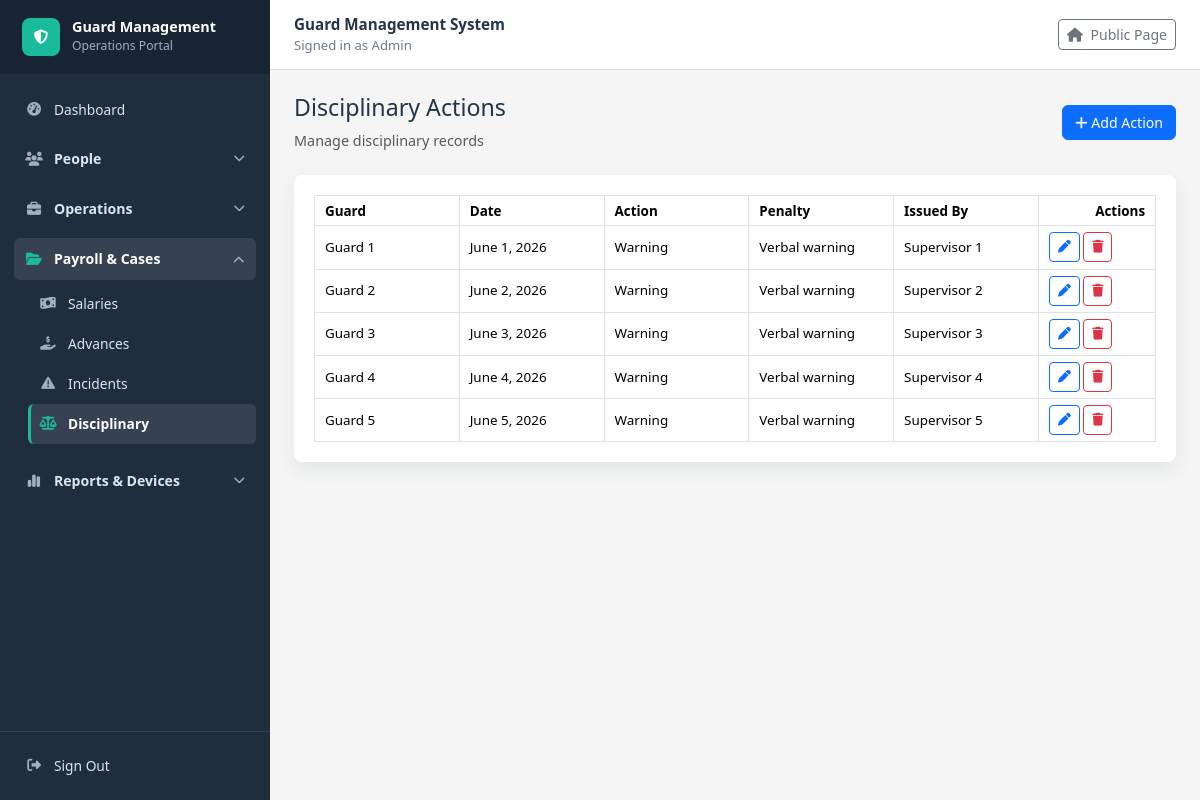
The page /disciplinary-actions/ (signed in) on the database its author committed.
### guardmanagementsystem/models.py (models this page shows, shortened)
class DisciplinaryAction(models.Model):
    ACTION_TYPE_CHOICES = [
        ('Warning', 'Warning'),
        ('Suspension', 'Suspension'),
        ('Fine', 'Fine'),
        ('Dismissal', 'Dismissal'),
        ('Other', 'Other'),
    ]
    disciplinary_id = models.AutoField(primary_key=True)
    guard = models.ForeignKey(
        Guard,
        on_delete=models.CASCADE,
        related_name='disciplinary_actions'
    )
    action_date = models.DateField()
    action_type = models.CharField(max_length=50, choices=ACTION_TYPE_CHOICES)
    description = models.TextField()
    penalty = models.CharField(max_length=200, null=True, blank=True)
    issued_by = models.ForeignKey(
        Supervisor,
        on_delete=models.SET_NULL,
        null=True,
        blank=True,
        related_name='issued_disciplinary_actions'
    )

class Guard(models.Model):
    STATUS_CHOICES = [
        ('Active', 'Active'),
        ('Inactive', 'Inactive'),
        ('Suspended', 'Suspended'),
        ('Terminated', 'Terminated'),
    ]
    guard_id = models.AutoField(primary_key=True)
    guard_number = models.CharField(max_length=20, unique=True, null=True, blank=True, editable=False)
    rfid_card_number = models.CharField(max_length=50, unique=True, null=True, blank=True)
    full_name = models.CharField(max_length=100)
    date_of_birth = models.DateField()
    phone = models.CharField(max_length=20)
    email = models.EmailField(unique=True)
    address = models.TextField()
    date_of_joining = models.DateField(auto_now= True)
    status = models.CharField(max_length=20, choices=STATUS_CHOICES, default='Active')
    daily_rate = models.DecimalField(max_digits=12, decimal_places=2, default=7000)
    def __str__(self):
        return self.full_name

class Supervisor(models.Model):
    supervisor_id = models.AutoField(primary_key=True)
    supervisor_number = models.CharField(max_length=20, unique=True, null=True, blank=True, editable=False)
    guard_id = models.ForeignKey(Guard,on_delete=models.CASCADE)
    full_name = models.CharField(max_length=100)
    phone = models.CharField(max_length=20)
    email = models.EmailField(unique=True)
    designation = models.CharField(max_length=100)
    daily_rate = models.DecimalField(max_digits=12, decimal_places=2, default=10500)

### guardmanagementsystem/views.py (the view)
# urls.py: path("disciplinary-actions/", views.disciplinary_action_list, name="disciplinary_action_list"),
@login_required
def disciplinary_action_list(request):
    disciplinary_actions = DisciplinaryAction.objects.select_related(
        "guard", "issued_by"
    ).all()
    return show_records(
        request,
        disciplinary_actions,
        "guardmanagementsystem/disciplinary_action_list.html",
        "disciplinary_actions"
    )

### guardmanagementsystem/templates/guardmanagementsystem/disciplinary_action_list.html
{% extends "guardmanagementsystem/base.html" %}
{% block content %}
<div class="d-flex justify-content-between align-items-center mb-4">
    <div>
        <h2>Disciplinary Actions</h2>
        <p class="text-muted mb-0">Manage disciplinary records</p>
    </div>
    <a href="{% url 'disciplinary_action_add' %}" class="btn btn-primary">
        <i class="fa fa-plus"></i> Add Action
    </a>
</div>
<div class="table-card">
    <div class="table-responsive">
        <table class="table table-hover table-bordered align-middle mb-0 export-table" data-export-title="Disciplinary Actions">
            <thead>
                <tr>
                    <th>Guard</th>
                    <th>Date</th>
                    <th>Action</th>
                    <th>Penalty</th>
                    <th>Issued By</th>
                    <th class="text-end">Actions</th>
                </tr>
            </thead>
            <tbody>
                {% for disciplinary_action in disciplinary_actions %}
                    <tr>
                        <td>{{ disciplinary_action.guard }}</td>
                        <td>{{ disciplinary_action.action_date }}</td>
                        <td>{{ disciplinary_action.action_type }}</td>
                        <td>{{ disciplinary_action.penalty|default:"-" }}</td>
                        <td>{{ disciplinary_action.issued_by|default:"-" }}</td>
                        <td>
                            <div class="action-buttons">
                                <a href="{% url 'disciplinary_action_edit' disciplinary_action.disciplinary_id %}" class="btn btn-sm btn-outline-primary">
                                    <i class="fa fa-pen"></i>
                                </a>
                                <a href="{% url 'disciplinary_action_delete' disciplinary_action.disciplinary_id %}" class="btn btn-sm btn-outline-danger">
                                    <i class="fa fa-trash"></i>
                                </a>
                            </div>
                        </td>
                    </tr>
                {% empty %}
                    <tr>
                        <td colspan="6" class="text-center text-muted py-4">No disciplinary actions found.</td>
                    </tr>
                {% endfor %}
            </tbody>
        </table>
    </div>
</div>
{% endblock %}

### guardmanagementsystem/templates/guardmanagementsystem/base.html (shortened to what this page needs)
<!doctype html>
<html lang="en">
<head>
    <link href="https://cdn.jsdelivr.net/npm/bootstrap@5.3.3/dist/css/bootstrap.min.css" rel="stylesheet">
    <link href="https://cdnjs.cloudflare.com/ajax/libs/font-awesome/6.5.2/css/all.min.css" rel="stylesheet">
</head>
<body>
    {% with current_url=request.resolver_match.url_name %}
    <div class="app-layout">
        <aside class="sidebar">
            <div class="d-flex align-items-center justify-content-between">
                <a class="sidebar-brand flex-grow-1" href="{% url 'dashboard' %}">
                    <span class="brand-mark"><i class="fa fa-shield-halved"></i></span>
                    <span>
                        <span class="brand-title">Guard Management</span>
                        <span class="brand-subtitle">Operations Portal</span>
                    </span>
                </a>
            </div>
            <nav id="sidebarNav" class="sidebar-nav collapse d-lg-block">
                <a class="sidebar-link {% if current_url == 'dashboard' %}active{% endif %}" href="{% url 'dashboard' %}">
                    <i class="fa fa-gauge-high"></i> Dashboard
                </a>
                <div class="sidebar-module">
                    <button class="module-toggle" type="button" data-bs-toggle="collapse" data-bs-target="#peopleModule" aria-controls="peopleModule" aria-expanded="{% if current_url in 'supervisor_list supervisor_add supervisor_edit supervisor_delete guard_list guard_add guard_edit guard_delete client_list client_add client_edit client_delete' %}true{% else %}false{% endif %}">
                        <span class="module-title"><i class="fa fa-users"></i> People</span>
                        <i class="fa fa-chevron-down module-chevron"></i>
                    </button>
                </div>
                <div class="sidebar-module">
                    <button class="module-toggle" type="button" data-bs-toggle="collapse" data-bs-target="#operationsModule" aria-controls="operationsModule" aria-expanded="{% if current_url in 'deployment_list deployment_add deployment_edit deployment_delete program_guard attendance_list attendance_add attendance_edit attendance_delete shift_list shift_add shift_edit shift_delete shift_import schedule_csv_template asset_list asset_add asset_edit asset_delete' %}true{% else %}false{% endif %}">
                        <span class="module-title"><i class="fa fa-briefcase"></i> Operations</span>
                        <i class="fa fa-chevron-down module-chevron"></i>
                    </button>
                </div>
                <div class="sidebar-module">
                    <button class="module-toggle" type="button" data-bs-toggle="collapse" data-bs-target="#payrollCasesModule" aria-controls="payrollCasesModule" aria-expanded="{% if current_url in 'salary_list salary_add salary_edit salary_delete salary_payslip_general salary_payslip_individual advance_request_list advance_request_add advance_request_edit advance_request_delete incident_list incident_add incident_edit incident_delete incident_pdf_report disciplinary_action_list disciplinary_action_add disciplinary_action_edit disciplinary_action_delete' %}true{% else %}false{% endif %}">
                        <span class="module-title"><i class="fa fa-folder-open"></i> Payroll & Cases</span>
                        <i class="fa fa-chevron-down module-chevron"></i>
                    </button>
                    <div id="payrollCasesModule" class="collapse {% if current_url in 'salary_list salary_add salary_edit salary_delete salary_payslip_general salary_payslip_individual advance_request_list advance_request_add advance_request_edit advance_request_delete incident_list incident_add incident_edit incident_delete incident_pdf_report disciplinary_action_list disciplinary_action_add disciplinary_action_edit disciplinary_action_delete' %}show{% endif %}">
                        <div class="module-menu">
                            <a class="sidebar-link {% if current_url in 'salary_list salary_add salary_edit salary_delete salary_payslip_general salary_payslip_individual' %}active{% endif %}" href="{% url 'salary_list' %}">
                                <i class="fa fa-money-bill-wave"></i> Salaries
                            </a>
                            <a class="sidebar-link {% if current_url in 'advance_request_list advance_request_add advance_request_edit advance_request_delete' %}active{% endif %}" href="{% url 'advance_request_list' %}">
                                <i class="fa fa-hand-holding-dollar"></i> Advances
                            </a>
                            <a class="sidebar-link {% if current_url in 'incident_list incident_add incident_edit incident_delete incident_pdf_report' %}active{% endif %}" href="{% url 'incident_list' %}">
                                <i class="fa fa-triangle-exclamation"></i> Incidents
                            </a>
                            <a class="sidebar-link {% if current_url in 'disciplinary_action_list disciplinary_action_add disciplinary_action_edit disciplinary_action_delete' %}active{% endif %}" href="{% url 'disciplinary_action_list' %}">
                                <i class="fa fa-scale-balanced"></i> Disciplinary
                            </a>
                        </div>
                    </div>
                </div>
                <div class="sidebar-module">
                    <button class="module-toggle" type="button" data-bs-toggle="collapse" data-bs-target="#reportsDevicesModule" aria-controls="reportsDevicesModule" aria-expanded="{% if current_url in 'attendance_query_report schedule_report schedule_report_csv_export iot_device_list iot_device_add iot_device_edit iot_device_delete iot_swipe_attendance audit_log_list' %}true{% else %}false{% endif %}">
                        <span class="module-title"><i class="fa fa-chart-simple"></i> Reports & Devices</span>
                        <i class="fa fa-chevron-down module-chevron"></i>
                    </button>
                </div>
            </nav>
            <div class="sidebar-footer">
                {% if request.user.is_authenticated %}
                    <a class="sidebar-link" href="{% url 'signout' %}">
                        <i class="fa fa-right-from-bracket"></i> Sign Out
                    </a>
                {% else %}
                    <a class="sidebar-link" href="{% url 'signin' %}">
                        <i class="fa fa-right-to-bracket"></i> Sign In
                    </a>
                {% endif %}
            </div>
        </aside>
        <div class="main-panel">
            <header class="topbar">
                <div>
                    <p class="topbar-title">Guard Management System</p>
                    <div class="topbar-user">
                        {% if request.user.is_authenticated %}
                            Signed in as {{ request.user.username }}
                        {% else %}
                            Staff portal
                        {% endif %}
                    </div>
                </div>
                <a class="btn btn-sm btn-outline-secondary" href="{% url 'welcome' %}">
                    <i class="fa fa-house me-1"></i> Public Page
                </a>
            </header>
            <main class="container-fluid page-shell content-area">
                {% block content %}{% endblock %}
            </main>
        </div>
    </div>
    {% endwith %}
</body>
</html>

### rows shown on the page
DisciplinaryAction: guard "Guard 1", action_date "June 1, 2026", action_type "Warning", penalty "Verbal warning", issued_by "Supervisor 1"
DisciplinaryAction: guard "Guard 2", action_date "June 2, 2026", action_type "Warning", penalty "Verbal warning", issued_by "Supervisor 2"
DisciplinaryAction: guard "Guard 3", action_date "June 3, 2026", action_type "Warning", penalty "Verbal warning", issued_by "Supervisor 3"
DisciplinaryAction: guard "Guard 4", action_date "June 4, 2026", action_type "Warning", penalty "Verbal warning", issued_by "Supervisor 4"
DisciplinaryAction: guard "Guard 5", action_date "June 5, 2026", action_type "Warning", penalty "Verbal warning", issued_by "Supervisor 5"

### other values the page prints
{{ request.user.username }} "Admin"
